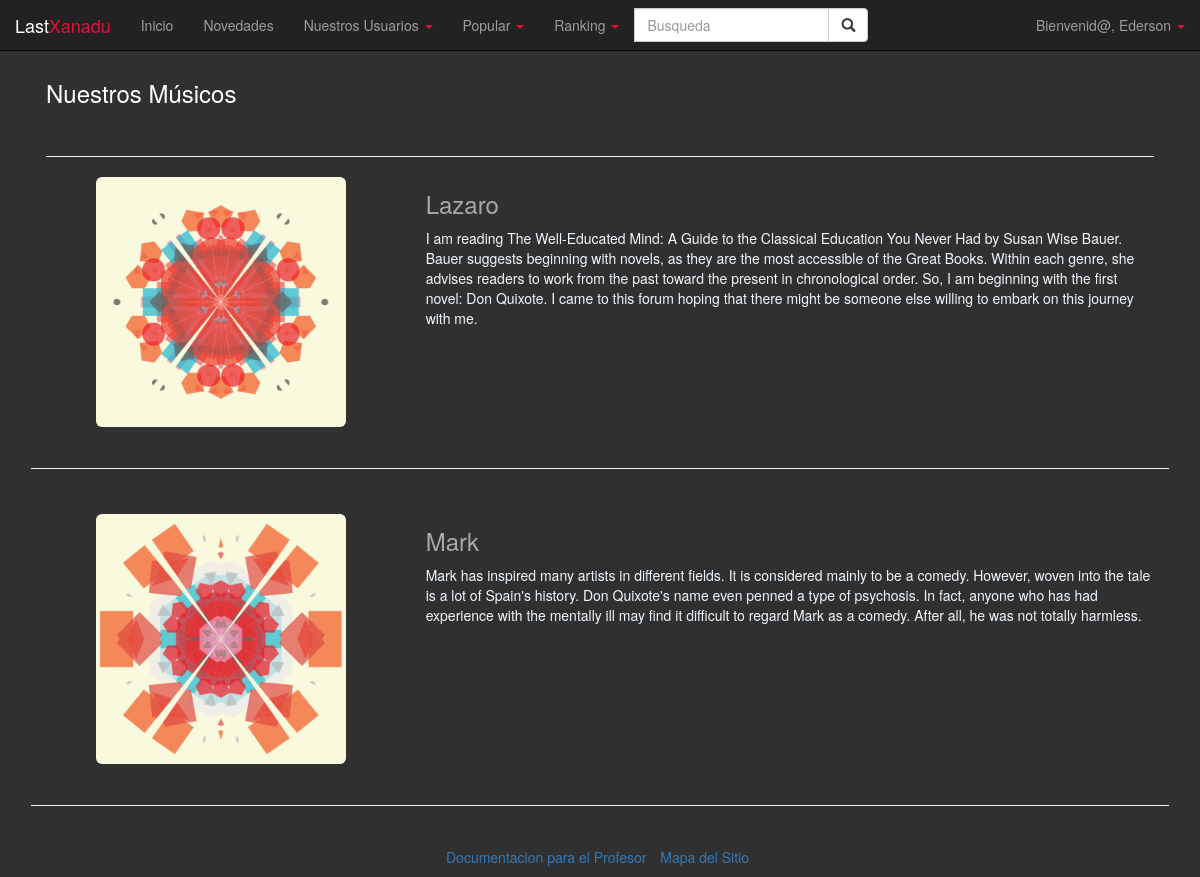
Before: /nuestrosMusicos.php (signed in) with the older database file.
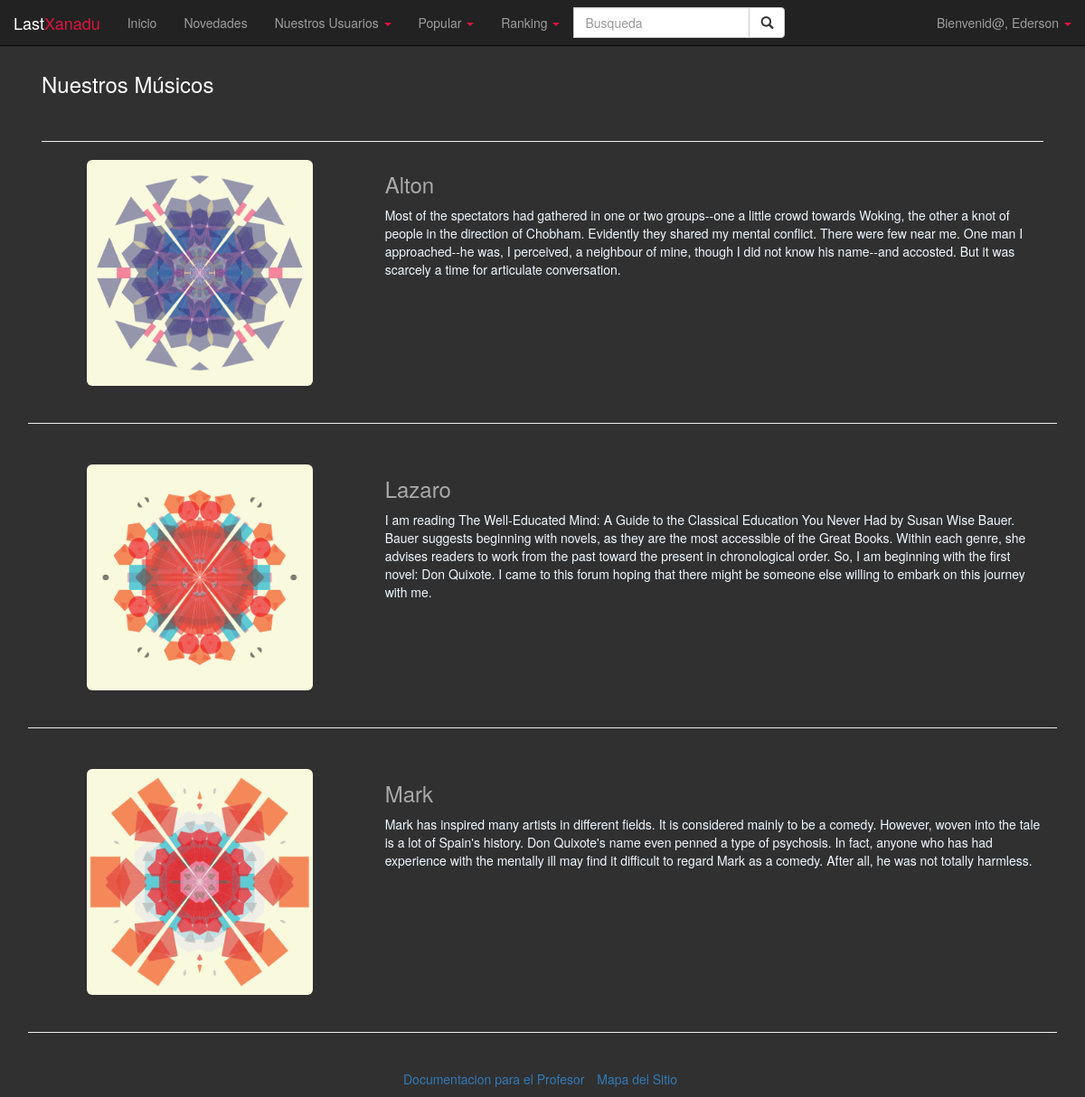
After: the same page with the newer database file.
### tables this page shows
CREATE TABLE IF NOT EXISTS `users` (
  `user_id` int(11) NOT NULL AUTO_INCREMENT,
  `user_name` varchar(20) NOT NULL,
  `user_avatar` varchar(255) NOT NULL,
  `user_description` varchar(500) NOT NULL,
  `user_type` enum('Illustrator','Composer','Admin') NOT NULL,
  `user_following` text NOT NULL,
  `user_followers` text NOT NULL,
  `user_email` varchar(40) NOT NULL,
  `user_pass` varchar(255) NOT NULL,
  `user_favourites` text NOT NULL,
  PRIMARY KEY (`user_id`)
);

### nuestrosMusicos.php (the view, shortened to what this page needs)
<!DOCTYPE html>
<html lang="es">
<head>
	<link rel="stylesheet" href="https://maxcdn.bootstrapcdn.com/bootstrap/3.3.7/css/bootstrap.min.css">
	<link rel="stylesheet" type="text/css" href="css/ranking.css">
</head>
<body>
	<?php require "includes/navbar.php";
	require ("includes/db.php");
	?>
	<div class="container">
		<div id="cabecera" class="row">
			<div class="col-sm-12">
				<br>
				<h3>Nuestros Músicos</h3><br>
				<hr>
			</div>
			<br>
			<?php
			$consulta = "SELECT * FROM users WHERE user_type='Composer' order by user_name ASC";
			$resultado = $mysqli->query($consulta) or die ($mysqli->error."en la linea".(__LINE__-1));
			while ($row = $resultado->fetch_assoc()){
				echo '
				<div class="row just-user-list">
					<div class="col-xs-4 col-sm-4 col-md-4 col-lg-4">
						<a href="user.php?id='.$row["user_id"].'"><img class="img-responsive img-rounded" src="'.$row["user_avatar"].'" alt="'.$row["user_name"].'"></a>
					</div>
					<div class="col-xs-8 col-sm-8 col-md-8 col-lg-8">
						<h4 class = "titulo" ><a href="user.php?id='.$row["user_id"].'">'.$row["user_name"].'</a></h4>
						<p>'.$row["user_description"].'</p>
					</div>
				</div>
				<br/>
				<hr class="lineapunteada">
				';
			}
			?>
		</div>
		<br>
		<?php require "includes/PiePagina.php"; ?>
	</div>
</body>
</html>

Changed rows visible on the page:
added users: user_avatar+user_name (picture), user_name "Alton", user_description "Most of the spectators had gathered in one or two groups--one a little crowd towards Woking, the other a knot of people in the direction of Chobham. Evidently they shared my mental conflict. There were few near me. One man I approached--he was, I perceived, a neighbour of mine, though I did not know his name--and accosted. But it was scarcely a time for articulate conversation."
